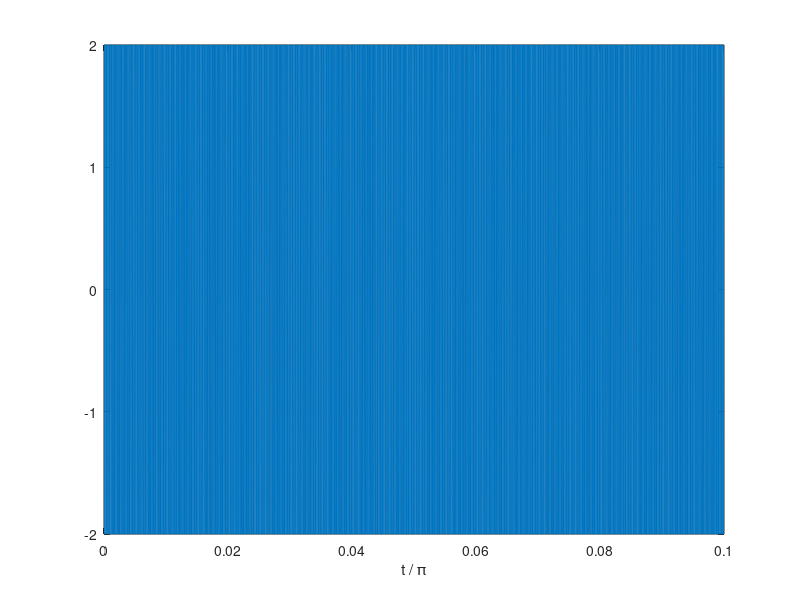

Write MATLAB code to recreate this figure.
function tGraph()
    sine_F = 5000;
    fs = 44000;
    amp= 2;
    StopTime = 0.1;
    offset = 1;
    dt = 1/fs;                   % seconds per sample
    t = (0:dt:StopTime-dt)';     % seconds
    tramp = StopTime/3;
    tsil = StopTime/9;
    F = sine_F;                    % Sine wave frequency (hertz)
    output = amp*sin(2*pi*F*t);
                
    %define envelope
    % env = ones(length(tone),1);

    period = StopTime/10;
    pulses = ceil(StopTime/period);

    dutycycle = 0.5;

    x = amp*square(2*pi*F*t);

    plot(t,x)
    xlabel('t / \pi')
end